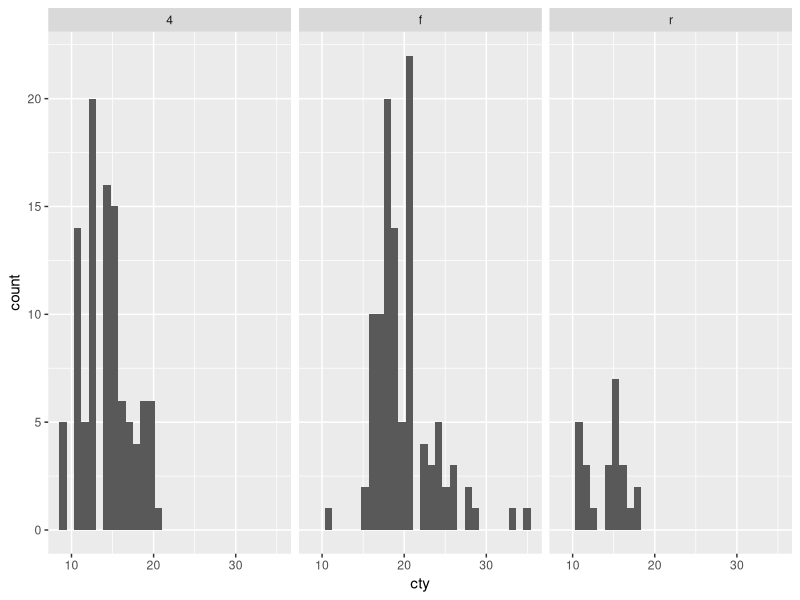
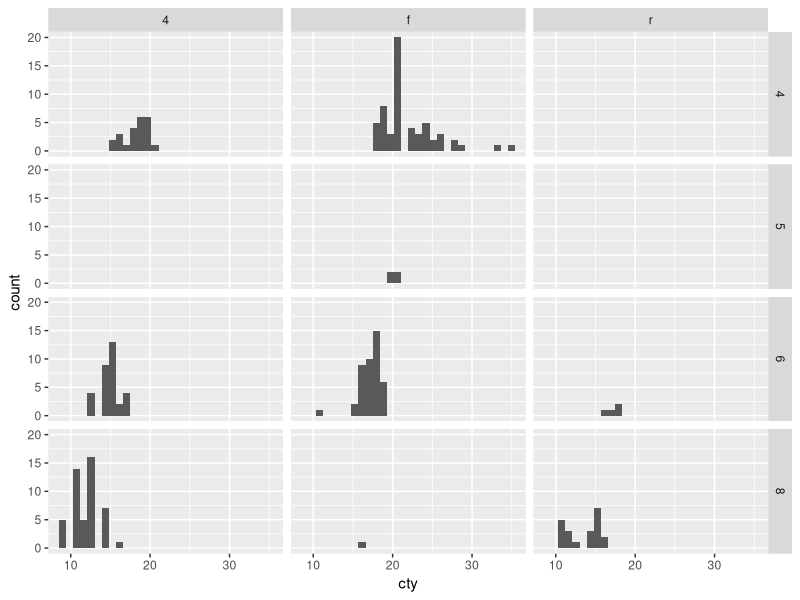
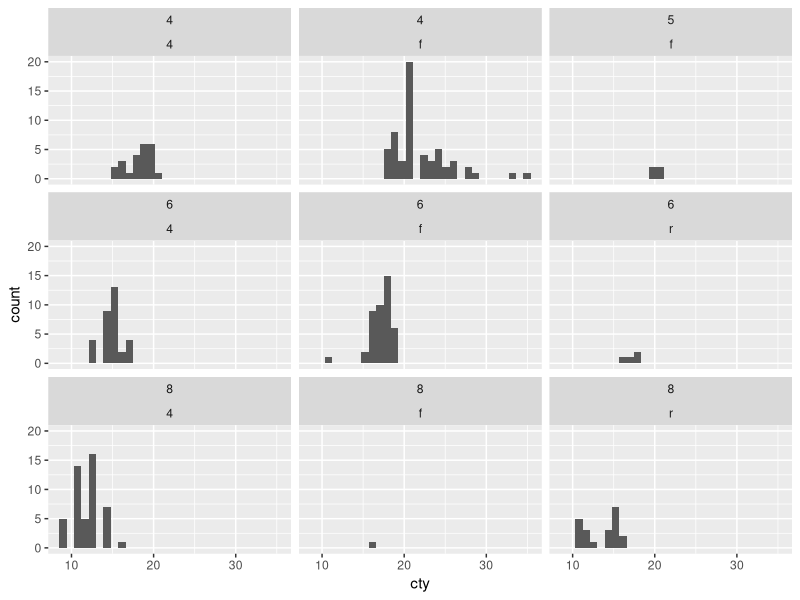
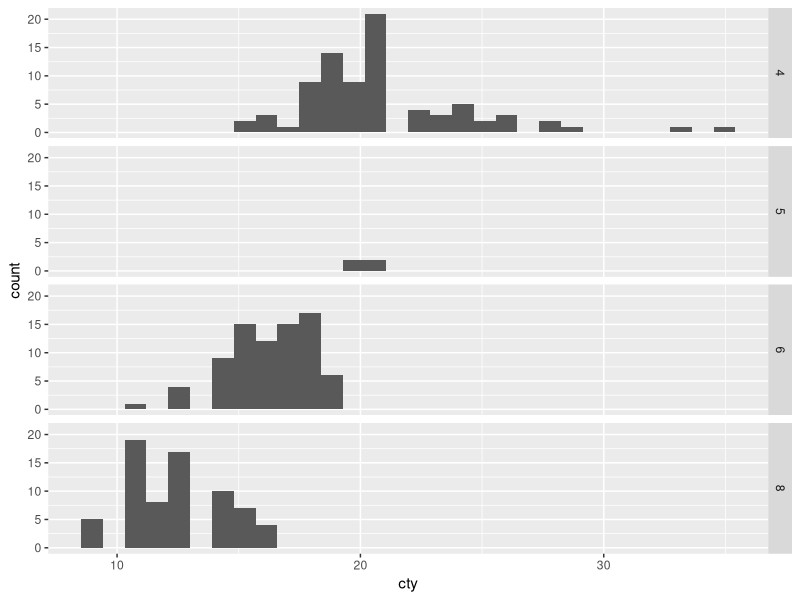
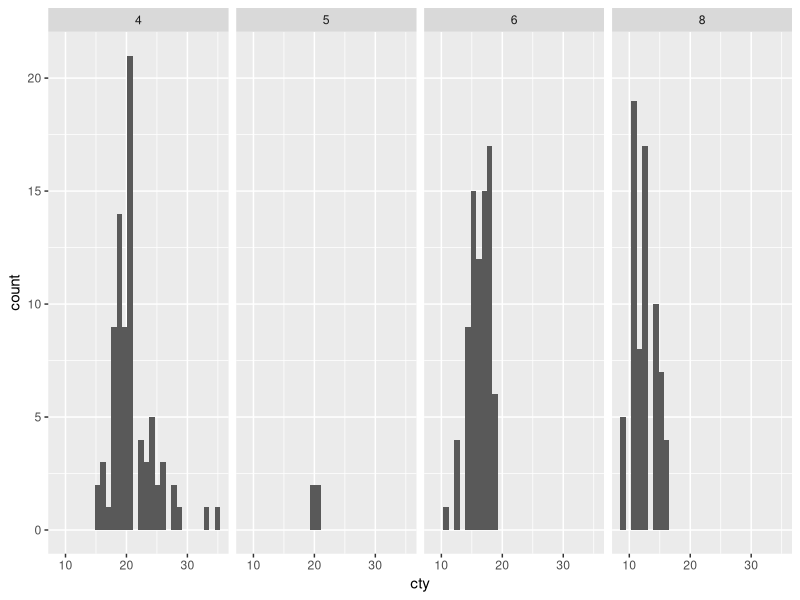
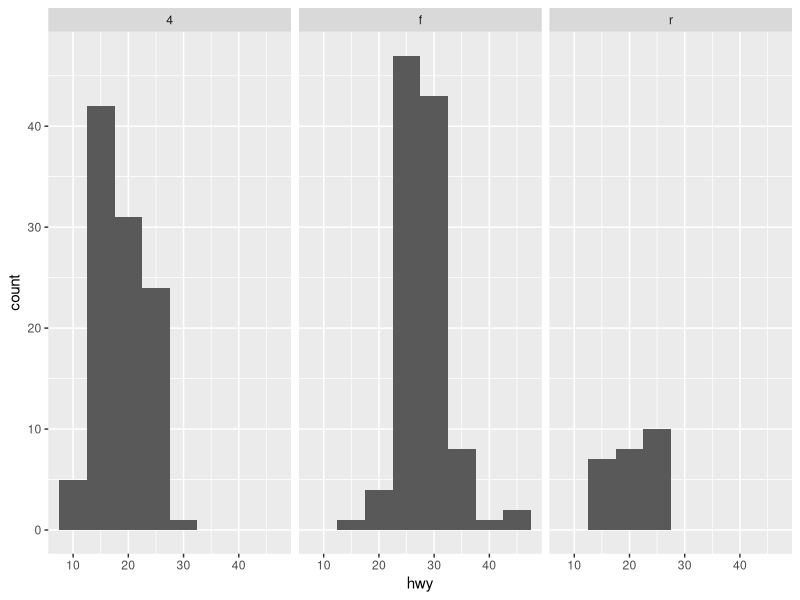
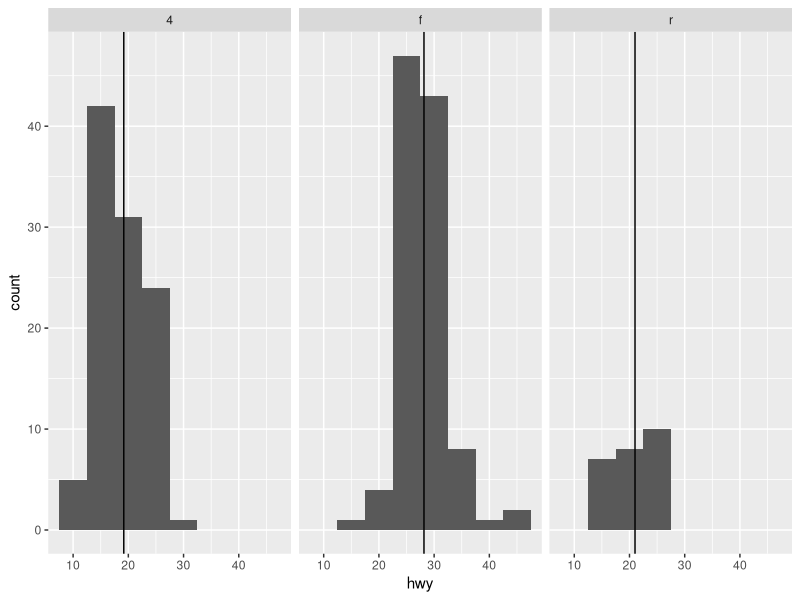
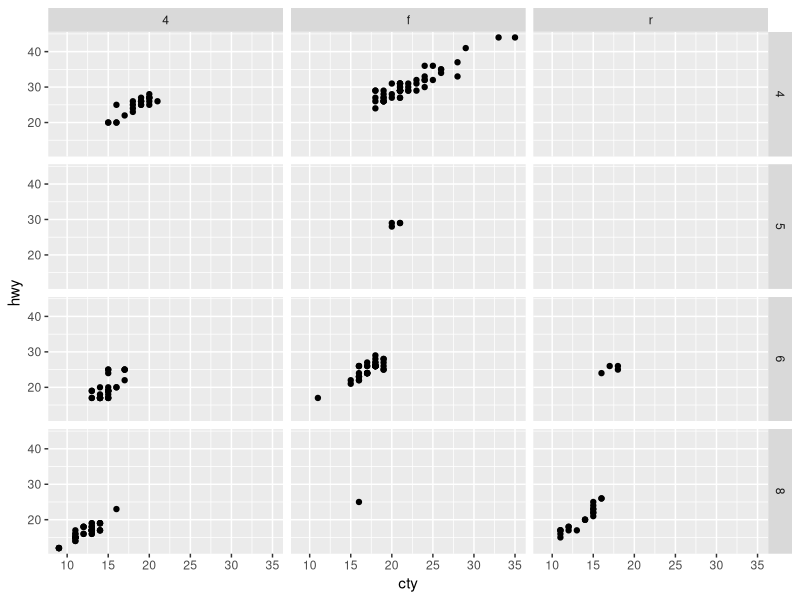

The R script that drew these images, in order:
## ---- chunk 1
#| include: false
library(ggplot2)
knitr::opts_chunk$set(
  fig.dpi = 300, 
  collapse = TRUE, 
  comment = "#>",
  fig.asp = 0.618,
  fig.width = 6,
  out.width = "80%")
## ---- chunk 2
#| fig.alt: "A histogram showing the city miles per gallon distribution for 
#|  three types of drive train, each in their own panel in a 1-row, 3-column 
#|  layout."
ggplot(mpg, aes(x = cty)) +
  geom_histogram() +
  facet_wrap(~ drv)
## ---- chunk 3
#| fig.alt: "A histogram showing the city miles per gallon distribution. The 
#|  plot has twelve panels in a 4-row, 3-column layout, showing three types of 
#|  drive train in the horizontal direction, and four numbers of cylinders 
#|  in the vertical direction. Several panels have no data."
ggplot(mpg, aes(x = cty)) +
  geom_histogram() +
  facet_grid(cyl ~ drv)
## ---- chunk 4
#| fig.alt: "A histogram showing the city miles per gallon distribution. The 
#|  plot has nine panels in a 3-row, 3-column layout, showing all existing 
#|  combinations of three types of drive train, and four numbers of cylinders."
ggplot(mpg, aes(x = cty)) +
  geom_histogram() +
  facet_wrap(cyl ~ drv)
## ---- chunk 5
#| out-width: 50%
#| fig.alt:
#| - "A histogram showing the city miles per gallon distribution. The plot has 
#|  four panels in a 4-row, 1-column layout, showing four numbers of cylinders."
#| - "A histogram showing the city miles per gallon distribution. The plot has 
#|  four panels in a 1-row, 4-column layout, showing four numbers of cylinders."
ggplot(mpg, aes(x = cty)) +
  geom_histogram() +
  facet_grid(cyl ~ .)

ggplot(mpg, aes(x = cty)) +
  geom_histogram() +
  facet_grid(. ~ cyl)
## ---- chunk 6
#| fig.alt: "A histogram showing the highway miles per gallon distribution for 
#|  three types of drive train, each in their own panel in a 1-row, 3-column 
#|  layout."
ggplot(mpg, aes(x = hwy)) +
  geom_histogram(binwidth = 5) +
  facet_wrap(~ drv)
## ---- chunk 7
library(dplyr)

mpg_summary <- mpg |>
  group_by(drv) |>
  summarise(hwy_mean = mean(hwy))

mpg_summary
## ---- chunk 8
#| fig.alt: "A histogram showing the highway miles per gallon distribution for 
#|  three types of drive train, each in their own panel in a 1-row, 3-column 
#|  layout. Each panel has a vertical black line indicating the mean of the 
#|  distribution."
ggplot(mpg, aes(x = hwy)) +
  geom_histogram(binwidth = 5) +
  facet_wrap(~ drv) +
  geom_vline(data = mpg_summary, aes(xintercept = hwy_mean))
## ---- chunk 9
#| fig.alt: "A scatter plot showing city miles per gallon on the x-axis and 
#|  highway miles per gallon on the y-axis. The plot has twelve panels in a 
#|  4-row, 3-column layout, showing three types of drive train in the 
#|  horizontal direction and four numbers of cylinders in the vertical 
#|  direction. Several panels are empty. Every row has the same y-axis range, 
#|  and every column has the same x-axis range."
ggplot(mpg, aes(x = cty, y = hwy)) +
  geom_point() +
  facet_grid(cyl ~ drv)
## ---- chunk 10
#| fig.alt: "A scatter plot showing city miles per gallon on the x-axis and 
#|  highway miles per gallon on the y-axis. The plot has twelve panels in a 
#|  4-row, 3-column layout, showing three types of drive train in the 
#|  horizontal direction and four numbers of cylinders in the vertical 
#|  direction. Several panels are empty. Every row in the layout has an 
#|  independent y-axis range. Every column in the layout has an independent 
#|  x-axis range."
ggplot(mpg, aes(x = cty, y = hwy)) +
  geom_point() +
  facet_grid(cyl ~ drv, scales = "free") 
## ---- chunk 11
#| fig.alt: "A scatter plot showing city miles per gallon on the x-axis and 
#|  highway miles per gallon on the y-axis. The plot has twelve panels in a 
#|  4-row, 3-column layout, showing three types of drive train in the 
#|  horizontal direction and four numbers of cylinders in the vertical 
#|  direction. Several panels are empty. Every row in the layout has an 
#|  independent y-axis range, but all include the 20-25 interval. Every column 
#|  in the layout has an independent x-axis range, but all include 10."
ggplot(mpg, aes(x = cty, y = hwy)) +
  geom_point() +
  facet_grid(cyl ~ drv, scales = "free") +
  expand_limits(x = 10, y = c(20, 25))
## ---- chunk 12
#| fig.alt: "A scatter plot showing city miles per gallon on the x-axis and 
#|  highway miles per gallon on the y-axis. The plot has twelve panels in a 
#|  4-row, 3-column layout. The strips, or panel layout titles and 
#|  their backgrounds, are missing."
ggplot(mpg, aes(x = cty, y = hwy)) +
  geom_point() +
  facet_grid(cyl ~ drv) +
  theme(strip.text = element_blank())
## ---- chunk 13
#| fig.alt: "A scatter plot showing city miles per gallon on the x-axis and 
#|  highway miles per gallon on the y-axis. The plot has twelve panels in a 
#|  4-row, 3-column layout. In the vertical direction, the panels indicate four 
#|  numbers of cylinders. The strips of the horizontal direction are missing."
ggplot(mpg, aes(x = cty, y = hwy)) +
  geom_point() +
  facet_grid(cyl ~ drv) +
  theme(strip.text.x = element_blank())
## ---- chunk 14
#| fig.alt: "A histogram with two panels in a 1-row, 2-column layout of random 
#|  data. The first panel has as title 'A long group name for the first group'.
#|  The second panel has a title 'A muuuuuuuuuuuuuch longer group name for the 
#|  second group'. However, the second title is clipped to the panel width and
#|  doesn't show all the text."
df <- data.frame(
  x = rnorm(100),
  group = c(rep("A long group name for the first group", 50),
            rep("A muuuuuuuuuuuuuch longer group name for the second group", 50))
)

ggplot(df, aes(x = x)) +
  geom_histogram(binwidth = 0.5) +
  facet_wrap(~ group)
## ---- chunk 15
#| fig.alt: "A histogram with two panels in a 1-row, 2-column layout of random 
#|  data. The first panel has as title 'A long group name for the first group'
#|  in two lines of text. The second panel has a title 'A muuuuuuuuuuuuuch 
#|  longer group name for the second group' in three lines of text. The width
#|  of the second title now fits within the panel width."
ggplot(df, aes(x = x)) +
  geom_histogram(binwidth = 0.5) +
  facet_wrap(~ group, labeller = labeller(group = label_wrap_gen(width = 25)))
## ---- chunk 16
df <- data.frame(
  year = rep(2016:2021, 2),
  price = c(10, 10, 13, 12, 14, 15, 1000, 1010, 1200, 1050, 1105, 1300),
  country = c(rep("US", 6), rep("Japan", 6))
)

df
## ---- chunk 17
#| warning: false
#| fig.alt: "A timeseries plot showing price over time for two countries, Japan
#|  and the US, in two panels in a 2-row, 1-column layout. The countries are
#|  indicated at the top of each panel. The two y-axes have different ranges."
ggplot(df, aes(x = year, y = price)) +
  geom_smooth() +
  facet_wrap(~ country, ncol = 1, scales = "free_y") +
  scale_x_continuous(breaks = 2011:2020)
## ---- chunk 18
#| fig.alt: "A timeseries plot showing price over time for two countries and 
#|  their currencies, the Japanese Yen and the US Dollar, in two panels in a 
#|  2-row, 1-column layout. The countries and currency units are indicated at 
#|  the left of each panel. The two y-axes have different ranges."
ggplot(df, aes(x = year, y = price)) +
  geom_smooth() +
  facet_wrap(~ country, ncol = 1, scales = "free_y", 
             labeller = as_labeller(
               c(US = "US Dollars (USD)", Japan = "Japanese Yens (JPY)")), 
             strip.position = "left"
             ) +
  scale_x_continuous(breaks = 2011:2020) +
  labs(y = NULL) +
  theme(strip.background = element_blank(), strip.placement = "outside")
